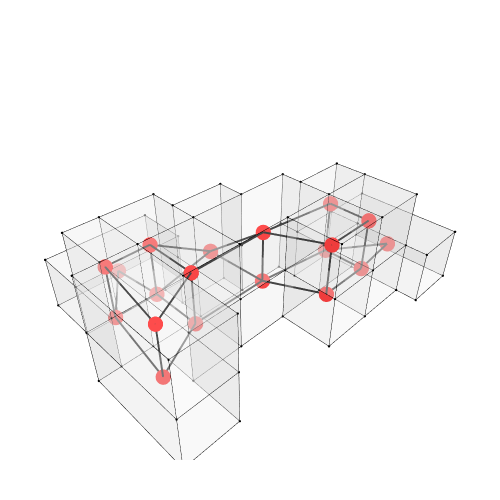

The cell this chart's notebook holds for it:
### Markdown cell above
# Show Dual Graph with Geometry

### Code cell
Topology.Show(cc, g2,
              vertexSizeKey="size",
              vertexColorKey="color",
              edgeWidthKey="width",
              edgeColorKey="color",
              faceOpacity=0.3,
              backgroundColor="white",
              width=500,
              height=500,
              renderer=renderer)

### Figure 1 — Plotly figure (JSON) as saved in the notebook; plotly's stock layout.template omitted (floating-point values rounded to 4 significant figures; data arrays with more than 128 entries replaced by an {"elided": "..."} marker saying what was removed)
{"data": [{"customdata": ["", "", "", "", "", "", "", "", "", "", "", "", "", "", "", "", "", "", "", "", "", "", "", "", "", "", "", "", "", "", "", "", "", "", "", "", "", "", "", "", "", "", "", "", "", "", "", "", "", "", "", "", "", "", "", "", "", "", "", "", "", "", "", "", "", "", "", "", "", "", "", "", "", "", "", "", "", "", "", ""], "hoverinfo": "text", "hovertemplate": ["Click ", "Click ", "Click ", "Click ", "Click ", "Click ", "Click ", "Click ", "Click ", "Click ", "Click ", "Click ", "Click ", "Click ", "Click ", "Click ", "Click ", "Click ", "Click ", "Click ", "Click ", "Click ", "Click ", "Click ", "Click ", "Click ", "Click ", "Click ", "Click ", "Click ", "Click ", "Click ", "Click ", "Click ", "Click ", "Click ", "Click ", "Click ", "Click ", "Click ", "Click ", "Click ", "Click ", "Click ", "Click ", "Click ", "Click ", "Click ", "Click ", "Click ", "Click ", "Click ", "Click ", "Click ", "Click ", "Click ", "Click ", "Click ", "Click ", "Click ", "Click ", "Click ", "Click ", "Click ", "Click ", "Click ", "Click ", "Click ", "Click ", "Click ", "Click ", "Click ", "Click ", "Click ", "Click ", "Click ", "Click ", "Click ", "Click ", "Click "], "hovertext": ["", "", "", "", "", "", "", "", "", "", "", "", "", "", "", "", "", "", "", "", "", "", "", "", "", "", "", "", "", "", "", "", "", "", "", "", "", "", "", "", "", "", "", "", "", "", "", "", "", "", "", "", "", "", "", "", "", "", "", "", "", "", "", "", "", "", "", "", "", "", "", "", "", "", "", "", "", "", "", ""], "legendgroup": "1", "legendrank": 1, "marker": {"color": ["#000000", "#000000", "#000000", "#000000", "#000000", "#000000", "#000000", "#000000", "#000000", "#000000", "#000000", "#000000", "#000000", "#000000", "#000000", "#000000", "#000000", "#000000", "#000000", "#000000", "#000000", "#000000", "#000000", "#000000", "#000000", "#000000", "#000000", "#000000", "#000000", "#000000", "#000000", "#000000", "#000000", "#000000", "#000000", "#000000", "#000000", "#000000", "#000000", "#000000", "#000000", "#000000", "#000000", "#000000", "#000000", "#000000", "#000000", "#000000", "#000000", "#000000", "#000000", "#000000", "#000000", "#000000", "#000000", "#000000", "#000000", "#000000", "#000000", "#000000", "#000000", "#000000", "#000000", "#000000", "#000000", "#000000", "#000000", "#000000", "#000000", "#000000", "#000000", "#000000", "#000000", "#000000", "#000000", "#000000", "#000000", "#000000", "#000000", "#000000"], "line": {"width": 0}, "opacity": 1, "size": [2.8, 2.8, 2.8, 2.8, 2.8, 2.8, 2.8, 2.8, 2.8, 2.8, 2.8, 2.8, 2.8, 2.8, 2.8, 2.8, 2.8, 2.8, 2.8, 2.8, 2.8, 2.8, 2.8, 2.8, 2.8, 2.8, 2.8, 2.8, 2.8, 2.8, 2.8, 2.8, 2.8, 2.8, 2.8, 2.8, 2.8, 2.8, 2.8, 2.8, 2.8, 2.8, 2.8, 2.8, 2.8, 2.8, 2.8, 2.8, 2.8, 2.8, 2.8, 2.8, 2.8, 2.8, 2.8, 2.8, 2.8, 2.8, 2.8, 2.8, 2.8, 2.8, 2.8, 2.8, 2.8, 2.8, 2.8, 2.8, 2.8, 2.8, 2.8, 2.8, 2.8, 2.8, 2.8, 2.8, 2.8, 2.8, 2.8, 2.8], "sizemode": "diameter", "symbol": "circle"}, "mode": "markers", "name": "1: Untitled (Vertices)", "showlegend": false, "text": ["", "", "", "", "", "", "", "", "", "", "", "", "", "", "", "", "", "", "", "", "", "", "", "", "", "", "", "", "", "", "", "", "", "", "", "", "", "", "", "", "", "", "", "", "", "", "", "", "", "", "", "", "", "", "", "", "", "", "", "", "", "", "", "", "", "", "", "", "", "", "", "", "", "", "", "", "", "", "", ""], "type": "scatter3d", "x": [13310, 16310, 16310, 13310, 10310, 13310, 16310, 16310, 10310, 16310, 16310, 13310, 10310, 10310, 16310, 13310, 16310, 16310, 13310, 10310, 10310, 13310, 10310, 13310, 10310, 10310, 13310, 16310, 13310, 16310, 19310, 19310, 19310, 19310, 7310, 7310, 7310, 7310, 19310, 19310, 16310, 13310, 7310, 7310, 10310, 7310, 7310, 10310, 7310, 10310, 19310, 19310, 7310, 5512.0, 4310, 4310, 7310, 5512.0, 4310, 4310, 22310, 22310, 19310, 22310, 22310, 19310, 19310, 7310, 4310, 4310, 5512.0, 5512.0, 5512.0, 5512.0, 11510.0, 5512.0, 11510.0, 11510.0, 5512.0, 11510.0], "y": [-760, -760, -760, -760, -3760, -3760, -3760, -1962.0, -760, -1962.0, -3760, -3760, -3760, -760, -760, -760, -1962.0, -3760, -3760, -3760, -760, 740, 740, 740, 740, 740, -6760, -6760, -6760, -6760, -3760, -1962.0, -3760, -1962.0, -3760, -760, -3760, -760, -1962.0, -3760, -6760, -6760, -3760, -760, 2240, 2240, 2240, 2240, 2240, 2240, -6760, -6760, -6760, -760, -760, -6760, -6760, -760, -760, -6760, -1962.0, -7962.0, -7962.0, -1962.0, -7962.0, -7962.0, -6760, -6760, -6760, -760, -760, 2240, 2240, 2240, 2240, 5240, 5240, 2240, 5240, 5240], "z": [6000, 6000, 3000, 3000, 6000, 6000, 6000, 6000, 6000, 3000, 3000, 3000, 3000, 3000, 0, 0, 0, 0, 0, 0, 0, 6000, 6000, 0, 3000, 0, 6000, 6000, 3000, 3000, 6000, 6000, 3000, 3000, 6000, 6000, 3000, 3000, 0, 0, 0, 0, 0, 0, 6000, 6000, 3000, 3000, 0, 0, 6000, 3000, 6000, 6000, 6000, 6000, 3000, 3000, 3000, 3000, 3000, 3000, 3000, 0, 0, 0, 0, 0, 0, 0, 0, 6000, 3000, 0, 3000, 3000, 3000, 0, 0, 0]}, {"hoverinfo": "text", "hovertext": [], "legendgroup": "2", "legendrank": 2, "line": {"color": "#000000", "dash": "solid", "width": 1}, "marker": {"color": "#000000", "size": 0.25, "symbol": "circle"}, "mode": "markers+lines", "name": "1: Untitled (Edges)", "showlegend": false, "text": [], "type": "scatter3d", "x": {"elided": "474 float values"}, "y": {"elided": "474 float values"}, "z": {"elided": "474 int values"}}, {"cmax": 1, "cmin": 0, "color": "#FAFAFA", "colorscale": [[0, "#440154"], [0.1111, "#482878"], [0.2222, "#3e4989"], [0.3333, "#31688e"], [0.4444, "#26828e"], [0.5556, "#1f9e89"], [0.6667, "#35b779"], [0.7778, "#6ece58"], [0.8889, "#b5de2b"], [1, "#fde725"]], "flatshading": true, "hoverinfo": "text", "hovertext": "", "i": {"elided": "224 int values"}, "j": {"elided": "224 int values"}, "k": {"elided": "224 int values"}, "legendgroup": "3", "legendrank": 3, "lighting": {"facenormalsepsilon": 0}, "name": "1: Untitled (Faces)", "opacity": 0.3, "showlegend": false, "showscale": false, "text": "", "type": "mesh3d", "x": [16310, 13310, 13310, 16310, 10310, 10310, 13310, 16310, 16310, 16310, 13310, 16310, 10310, 10310, 16310, 13310, 16310, 13310, 16310, 10310, 10310, 13310, 10310, 13310, 10310, 10310, 16310, 13310, 13310, 16310, 19310, 19310, 19310, 19310, 7310, 7310, 7310, 7310, 19310, 19310, 16310, 13310, 7310, 7310, 7310, 10310, 7310, 10310, 7310, 10310, 19310, 19310, 4310, 7310, 4310, 5512.0, 7310, 5512.0, 4310, 4310, 19310, 22310, 22310, 22310, 22310, 19310, 19310, 7310, 4310, 4310, 5512.0, 5512.0, 5512.0, 5512.0, 11510.0, 11510.0, 5512.0, 11510.0, 5512.0, 11510.0], "y": [-760, -760, -760, -760, -760, -3760, -3760, -1962.0, -3760, -1962.0, -3760, -3760, -3760, -760, -760, -760, -1962.0, -3760, -3760, -3760, -760, 740, 740, 740, 740, 740, -6760, -6760, -6760, -6760, -1962.0, -3760, -3760, -1962.0, -760, -3760, -3760, -760, -1962.0, -3760, -6760, -6760, -3760, -760, 2240, 2240, 2240, 2240, 2240, 2240, -6760, -6760, -6760, -6760, -760, -760, -6760, -760, -760, -6760, -7962.0, -7962.0, -1962.0, -1962.0, -7962.0, -7962.0, -6760, -6760, -6760, -760, -760, 2240, 2240, 2240, 2240, 5240, 5240, 2240, 5240, 5240], "z": [3000, 3000, 6000, 6000, 6000, 6000, 6000, 6000, 6000, 3000, 3000, 3000, 3000, 3000, 0, 0, 0, 0, 0, 0, 0, 6000, 6000, 0, 3000, 0, 6000, 6000, 3000, 3000, 6000, 6000, 3000, 3000, 6000, 6000, 3000, 3000, 0, 0, 0, 0, 0, 0, 6000, 6000, 3000, 3000, 0, 0, 6000, 3000, 6000, 6000, 6000, 6000, 3000, 3000, 3000, 3000, 3000, 3000, 3000, 0, 0, 0, 0, 0, 0, 0, 0, 6000, 3000, 0, 3000, 3000, 3000, 0, 0, 0]}, {"hoverinfo": "text", "hovertext": [], "legendgroup": "6", "legendrank": 6, "line": {"color": "#000000", "dash": "solid", "width": 4}, "marker": {"color": "#000000", "size": 1, "symbol": "circle"}, "mode": "markers+lines", "name": "2: Untitled Graph (Edges)", "showlegend": false, "text": [], "type": "scatter3d", "x": [8810, 5810, null, 8810, 8810, null, 8810, 8810, null, 13310, 8810, null, 17810, 17810, null, 14810, 17810, null, 17810, 17810, null, 11810, 8810, null, 13310, 11810, null, 11810, 8810, null, 13310, 11810, null, 8810, 8810, null, 8810, 8512.0, null, 8810, 6411.0, null, 5810, 5810, null, 8810, 5810, null, 5810, 6411.0, null, 20810, 17810, null, 17810, 17810, null, 14810, 17810, null, 17810, 20810, null, 5810, 6411.0, null, 8810, 6411.0, null, 6411.0, 6411.0, null, 13310, 17810, null, 13310, 14810, null, 13310, 8810, null, 13310, 13310, null, 6411.0, 8512.0, null, 14810, 14810, null, 8810, 8810, null, 17810, 17810, null, 13310, 17810, null, 13310, 14810, null], "y": [-2260, -3760, null, -2260, -2260, null, -2260, 740, null, -2260, -2260, null, -2861.0, -5260, null, -5260, -5260, null, -5260, -5260, null, -10, 740, null, -2260, -10, null, -10, 740, null, -2260, -10, null, 740, 740, null, 740, 3740, null, 740, 740, null, -3760, -3760, null, -2260, -3760, null, -3760, 740, null, -4962.0, -5260, null, -2861.0, -5260, null, -5260, -5260, null, -2861.0, -4962.0, null, -3760, 740, null, 740, 740, null, 740, 740, null, -2260, -2861.0, null, -2260, -5260, null, -2260, -2260, null, -2260, -2260, null, 740, 3740, null, -5260, -5260, null, -2260, 740, null, -2861.0, -2861.0, null, -2260, -2861.0, null, -2260, -5260, null], "z": [1500, 1500, null, 4500, 1500, null, 1500, 1500, null, 1500, 1500, null, 4500, 4500, null, 4500, 4500, null, 4500, 1500, null, 3000, 4500, null, 4500, 3000, null, 3000, 1500, null, 1500, 3000, null, 4500, 1500, null, 1500, 1500, null, 1500, 1500, null, 4500, 1500, null, 4500, 4500, null, 4500, 4500, null, 1500, 1500, null, 1500, 1500, null, 1500, 1500, null, 1500, 1500, null, 1500, 1500, null, 4500, 4500, null, 4500, 1500, null, 4500, 4500, null, 4500, 4500, null, 4500, 4500, null, 4500, 1500, null, 1500, 1500, null, 4500, 1500, null, 4500, 4500, null, 4500, 1500, null, 1500, 1500, null, 1500, 1500, null]}, {"customdata": ["", "", "", "", "", "", "", "", "", "", "", "", "", "", "", "", "", "", ""], "hoverinfo": "text", "hovertemplate": ["Click ", "Click ", "Click ", "Click ", "Click ", "Click ", "Click ", "Click ", "Click ", "Click ", "Click ", "Click ", "Click ", "Click ", "Click ", "Click ", "Click ", "Click ", "Click "], "hovertext": ["", "", "", "", "", "", "", "", "", "", "", "", "", "", "", "", "", "", ""], "legendgroup": "5", "legendrank": 5, "marker": {"color": ["#FF0000", "#FF0000", "#FF0000", "#FF0000", "#FF0000", "#FF0000", "#FF0000", "#FF0000", "#FF0000", "#FF0000", "#FF0000", "#FF0000", "#FF0000", "#FF0000", "#FF0000", "#FF0000", "#FF0000", "#FF0000", "#FF0000"], "line": {"width": 0}, "opacity": 1, "size": [18, 18, 18, 18, 18, 18, 18, 18, 18, 18, 18, 18, 18, 18, 18, 18, 18, 18, 18], "sizemode": "diameter", "symbol": "circle"}, "mode": "markers", "name": "2: Untitled Graph (Vertices)", "showlegend": false, "text": ["", "", "", "", "", "", "", "", "", "", "", "", "", "", "", "", "", "", ""], "type": "scatter3d", "x": [8810, 17810, 11810, 8810, 5810, 17810, 20810, 5810, 6411.0, 13310, 6411.0, 8512.0, 14810, 8810, 8810, 17810, 13310, 17810, 14810], "y": [-2260, -5260, -10, 740, -3760, -5260, -4962.0, -3760, 740, -2260, 740, 3740, -5260, -2260, 740, -2861.0, -2260, -2861.0, -5260], "z": [1500, 4500, 3000, 1500, 4500, 1500, 1500, 1500, 4500, 4500, 1500, 1500, 4500, 4500, 4500, 4500, 1500, 1500, 1500]}], "layout": {"autosize": true, "height": 500, "margin": {"b": 40, "l": 40, "r": 40, "t": 40}, "paper_bgcolor": "#FFFFFF", "plot_bgcolor": "#FFFFFF", "scene": {"aspectmode": "data", "camera": {"center": {"x": 0, "y": 0, "z": 0}, "eye": {"x": -1.25, "y": -1.25, "z": 1.25}, "projection": {"type": "perspective"}, "up": {"x": 0, "y": 0, "z": 1}}, "xaxis": {"visible": false}, "yaxis": {"visible": false}, "zaxis": {"visible": false}}, "showlegend": true, "width": 500, "xaxis": {"showgrid": false, "visible": false, "zeroline": false}, "yaxis": {"showgrid": false, "visible": false, "zeroline": false}}}
